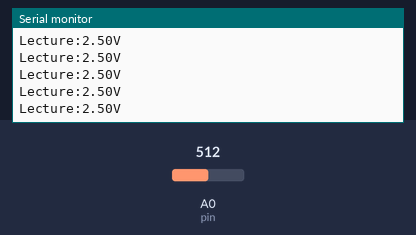
This sketch was run on a simulated Arduino Uno, built with avr-gcc and run on an emulated ATmega328P. On the bench: the last lines printed to the serial monitor. Inputs (shaded band) come from the test bench; at power-on: A0 (pin) = 512.

Above: at 1.2 s.
1.3 s: A0 (pin) set to 716
At 1.31 s:
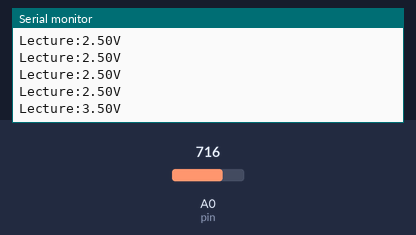
2.8 s: A0 (pin) set to 900
At 2.82 s:
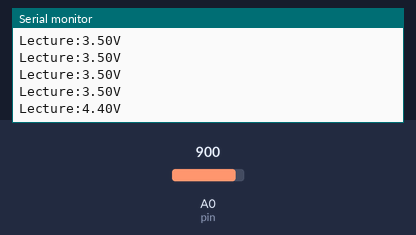
Timing chart, 0 to 5.8 s (numbered marks = the images above; inputs shaded):
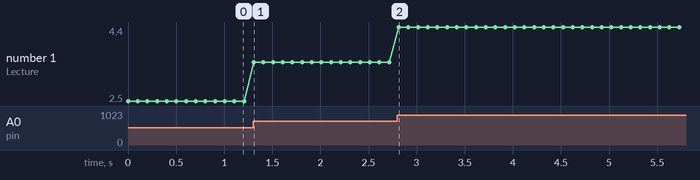

The sketch:

03-lectorDePotenciaUsandoPotenciometro.ino
```cpp
//casvilldaniel@gmail.com
//Lector de potencia usando potenciometro
//potenciometro:
//izq=GRD
//Center=AnalogPin
//Der=5V

float lecture= 0;
float pin= 0;
int sleep= 100;

void setup()
{
  pinMode(pin,INPUT);
  Serial.begin(9600);
}

void loop()
{
  lecture= (5. * analogRead(pin))/1023.;
  Serial.println("Lecture:"+String(lecture)+"V");
  delay(sleep);
}
```

Measured:
- after the input at 1.3 s, the serial monitor: prints a new line at once (image 1)
- after the input at 2.8 s, the serial monitor: prints a new line at once (image 2)
- plotted number 1: 2.5 → 3.5 after the input at 1.3 s, 3.5 → 4.4 after the input at 2.8 s
